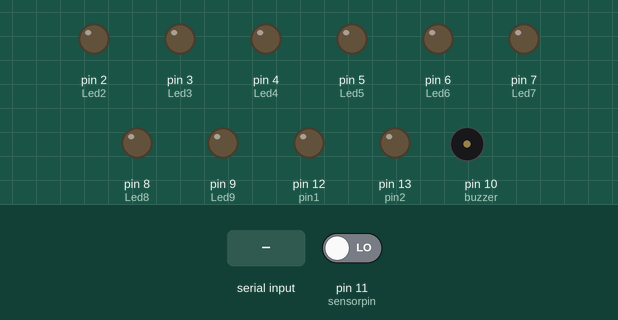
Simulated run of this sketch. Board: Arduino Uno, built with avr-gcc and run on an emulated ATmega328P. Shown: output pins drawn as LEDs (lit = HIGH), buzzer (waves = sounding). Inputs (shaded band) come from the test bench; at power-on: pin 11 (sensorpin) LOW.

Above: at 1.2 s.
1.3 s: "1" received over Serial
At 8.0 s:
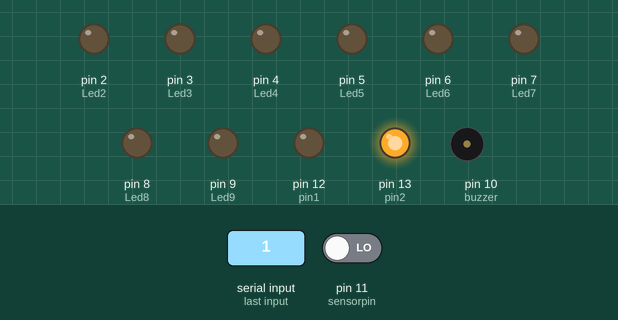
At 13.9 s:
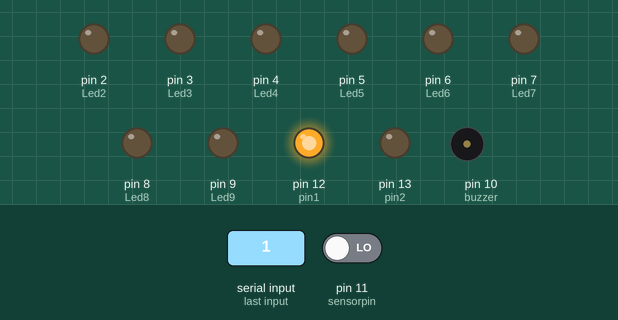
Timing chart, 0 to 17.5 s (numbered marks = the images above; inputs shaded):
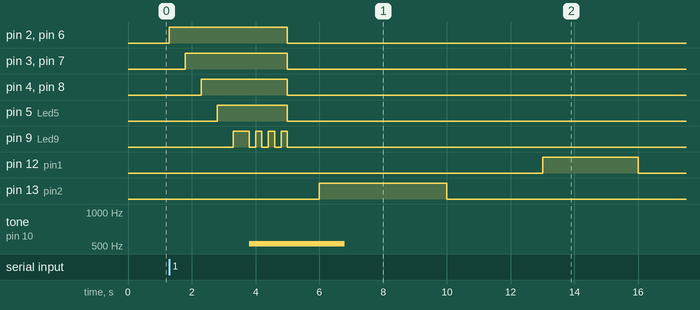

The sketch:

demo.ino
```cpp
int Led2 = 2; // LED 연결단자 설정
int Led3 = 3; // LED 연결단자 설정
int Led4 = 4; // LED 연결단자 설정
int Led5 = 5; // LED 연결단자 설정
int Led6 = 6; // LED 연결단자 설정
int Led7 = 7; // LED 연결단자 설정
int Led8 = 8; // LED 연결단자 설정
int Led9 = 9; // LED 연결단자 설정
int buzzer = 10; //부저 단자 설정
int sensorpin = 11; // 센서값을 읽을 단자 설정
int pin1 =12; //모터 정회전 단자 설정
int pin2 =13; //모터 역회전 단자 설정
int detect = 0;
int c=0;

void setup ()
{Serial.begin(9600);
  pinMode (Led2, OUTPUT); // LED 단자를 아웃풋으로 설정
  pinMode (Led3, OUTPUT); // LED 단자를 아웃풋으로 설정
  pinMode (Led4, OUTPUT); // LED 단자를 아웃풋으로 설정
  pinMode (Led5, OUTPUT); // LED 단자를 아웃풋으로 설정
  pinMode (Led6, OUTPUT); // LED 단자를 아웃풋으로 설정
  pinMode (Led7, OUTPUT); // LED 단자를 아웃풋으로 설정
  pinMode (Led8, OUTPUT); // LED 단자를 아웃풋으로 설정
  pinMode (Led9, OUTPUT); // LED 단자를 아웃풋으로 설정toplight
  pinMode (sensorpin, INPUT); // 센서값을 인풋으로 설정
  pinMode(pin1,OUTPUT); // 정회전 출력
  pinMode(pin2,OUTPUT); // 역회전 출력

}

void loop ()
{while (Serial.available()>0){
  char c = Serial.read();
  if (c=='1'){
  int interval = 500;
  digitalWrite(2,HIGH), digitalWrite(6,HIGH);
  delay(interval);
  digitalWrite(3,HIGH), digitalWrite(7,HIGH);
  delay(interval);
  digitalWrite(4,HIGH), digitalWrite(8,HIGH);
  delay(interval);
  digitalWrite(5,HIGH);//4번째
  delay(interval);
  digitalWrite(9,HIGH);//toplight
  delay(interval);
  detect = digitalRead(11);


  if(detect == LOW){//센서감지됨
  tone(buzzer,523,3000);//높은도 1000ms울리기
  digitalWrite(9,LOW);
  delay(200);
  digitalWrite(9,HIGH);
  delay(200);
  digitalWrite(9,LOW);
  delay(200);
  digitalWrite(9,HIGH);
  delay(200);
  digitalWrite(9,LOW);
  delay(200);
  digitalWrite(9,HIGH);
  delay(200);
  digitalWrite(2,LOW), digitalWrite(6,LOW);
  digitalWrite(3,LOW), digitalWrite(7,LOW);
  digitalWrite(4,LOW), digitalWrite(8,LOW);
  digitalWrite(5,LOW), digitalWrite(9,LOW);
  delay(1000);
  digitalWrite(pin1,LOW);
  digitalWrite(pin2,HIGH);//자동문 닫힘
  delay(4000);
  digitalWrite(pin1,LOW);
  digitalWrite(pin2,LOW);
  delay(3000);
  digitalWrite(pin1,HIGH);
  digitalWrite(pin2,LOW);//자동문 열림
  delay(3000);
  digitalWrite(pin1,LOW);
  digitalWrite(pin2,LOW);
  delay(3000);
  }

  else{
  digitalWrite(2,LOW), digitalWrite(6,LOW);
  digitalWrite(3,LOW), digitalWrite(7,LOW);
  digitalWrite(4,LOW), digitalWrite(8,LOW);
  digitalWrite(5,LOW), digitalWrite(9,LOW);
  delay(1000);
  digitalWrite(pin1,LOW);
  digitalWrite(pin2,HIGH);//자동문 닫힘
  delay(4000);
  digitalWrite(pin1,LOW);
  digitalWrite(pin2,LOW);
  delay(3000);
  digitalWrite(pin1,HIGH);
  digitalWrite(pin2,LOW);//자동문 열림
  delay(3000);
  digitalWrite(pin1,LOW);
  digitalWrite(pin2,LOW);
  delay(3000);
  }
  }

  if (c=='2'){
  int interval = 2000;
  digitalWrite(2,HIGH), digitalWrite(6,HIGH);
  delay(interval);
  digitalWrite(3,HIGH), digitalWrite(7,HIGH);
  delay(interval);
  digitalWrite(4,HIGH), digitalWrite(8,HIGH);
  delay(interval);
  digitalWrite(5,HIGH);//4번째
  delay(interval);
  digitalWrite(9,HIGH);//toplight
  delay(interval);
  detect = digitalRead(11);


  if(detect == LOW){//센서감지됨
  tone(buzzer,523,2000);//높은도 1000ms울리기
  digitalWrite(9,LOW);
  delay(200);
  digitalWrite(9,HIGH);
  delay(200);
  digitalWrite(9,LOW);
  delay(200);
  digitalWrite(9,HIGH);
  delay(200);
  digitalWrite(9,LOW);
  delay(200);
  digitalWrite(9,HIGH);
  delay(200);
  digitalWrite(2,LOW), digitalWrite(6,LOW);
  digitalWrite(3,LOW), digitalWrite(7,LOW);
  digitalWrite(4,LOW), digitalWrite(8,LOW);
  digitalWrite(5,LOW), digitalWrite(9,LOW);
  delay(3000);
  digitalWrite(pin1,LOW);
  digitalWrite(pin2,HIGH);//자동문 닫힘
  delay(4000);
  digitalWrite(pin1,LOW);
  digitalWrite(pin2,LOW);
  delay(3000);
  digitalWrite(pin1,HIGH);
  digitalWrite(pin2,LOW);//자동문 열림
  delay(3000);
  digitalWrite(pin1,LOW);
  digitalWrite(pin2,LOW);
  delay(3000);
  }

  else{
  digitalWrite(2,LOW), digitalWrite(6,LOW);
  digitalWrite(3,LOW), digitalWrite(7,LOW);
  digitalWrite(4,LOW), digitalWrite(8,LOW);
  digitalWrite(5,LOW), digitalWrite(9,LOW);
  delay(2000);
  digitalWrite(pin1,LOW);
  digitalWrite(pin2,HIGH);//자동문 닫힘
  delay(3000);
  digitalWrite(pin1,LOW);
  digitalWrite(pin2,LOW);
  delay(4000);
  digitalWrite(pin1,LOW);
  digitalWrite(pin2,LOW);
  delay(3000);
  digitalWrite(pin1,HIGH);
  digitalWrite(pin2,LOW);//자동문 열림
  delay(3000);
  digitalWrite(pin1,LOW);
  digitalWrite(pin2,LOW);
  delay(3000);
  }
  }
}
}
```

Measured:
- after the input at 1.3 s, pin 2 (Led2): LOW → HIGH at once, → LOW 3.7 s later; pin 3 (Led3): LOW → HIGH after 0.50 s, → LOW 3.2 s later
